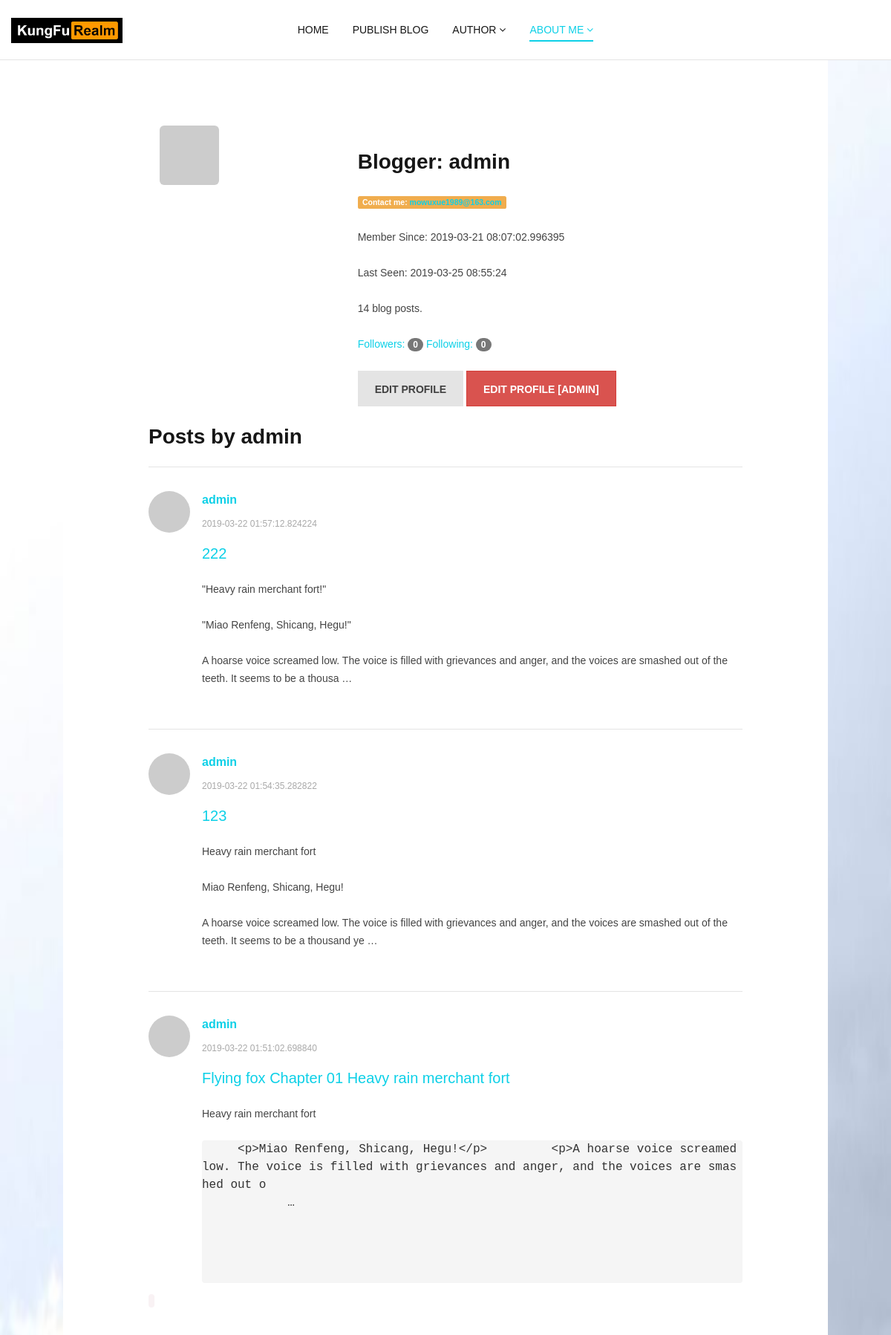
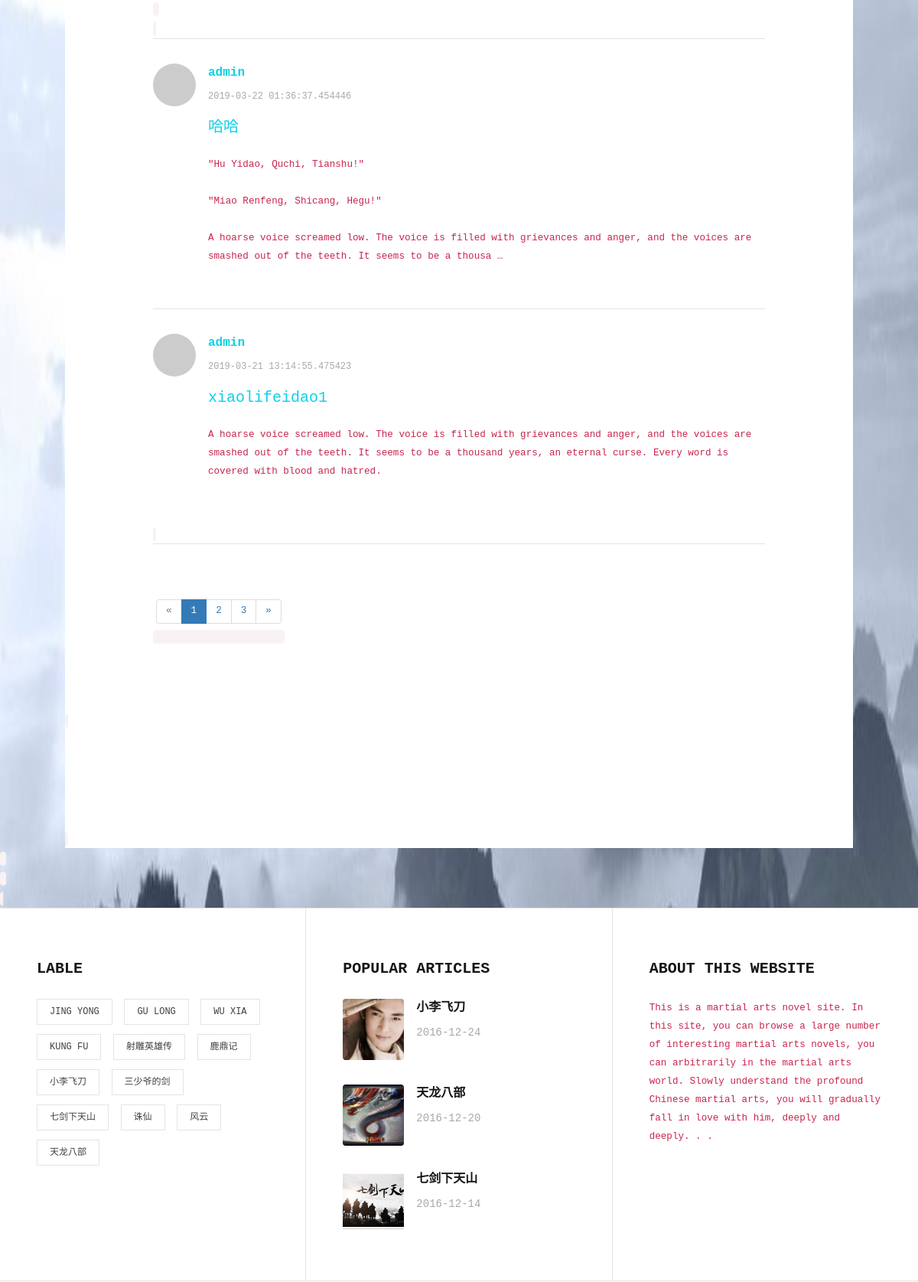
/profile/admin (signed in, upper part), run on the app's committed database (2 pictures, top to bottom).
### app/models.py (models this page shows, shortened)
class User(UserMixin, db.Model):
    __tablename__ = 'users'
    __searchable__ = ['username']
    id = db.Column(db.Integer, primary_key=True)
    email = db.Column(db.String(128), unique=True, index=True)
    username = db.Column(db.String(64), unique=True, index=True)
    role_id = db.Column(db.Integer, db.ForeignKey('roles.id'))
    password_hash = db.Column(db.String(128))
    confirmed = db.Column(db.Boolean, default=False)
    name = db.Column(db.String(64))
    location = db.Column(db.String(64))
    about_me = db.Column(db.Text())
    member_since = db.Column(db.DateTime(), default=datetime.utcnow)
    last_seen = db.Column(db.DateTime(), default=datetime.utcnow)
    avatar_hash = db.Column(db.String(32))
    posts = db.relationship('Post', backref='author', lazy='dynamic')
    user_avatar = db.Column(db.String(128), default=None)
    diy_avatar = db.Column(db.Text)
    followed = db.relationship('Follow', foreign_keys=[Follow.follower_id], backref=db.backref('follower', lazy='joined'),
                               lazy='dynamic', cascade='all, delete-orphan')
    followers = db.relationship('Follow', foreign_keys=[Follow.followed_id], backref=db.backref('followed', lazy='joined'),
                               lazy='dynamic', cascade='all, delete-orphan')
    comments = db.relationship('Comment', backref='author', lazy='dynamic')
    @property
    def password(self):
        raise AttributeError('password is not a readable attribute')
    def can(self, permissions):
        return self.role is not None and (self.role.permissions & permissions) == permissions
    def is_administrator(self):
        return self.can(Permission.ADMINISTER)
    def ping(self):
        self.last_seen = datetime.utcnow()
        db.session.add(self)
        db.session.commit()
    def gravatar(self, size=100, default='identicon', rating='g'):
        if request.is_secure:
            url = 'https://secure.gravatar.com/avatar'
        else:
            url = 'http://www.gravatar.com/avatar'
        hash = self.avatar_hash or hashlib.md5(self.email.encode('utf-8')).hexdigest()
        return '{url}/{hash}?s={size}&d={default}&r={rating}'.format(url=url, hash=hash,size=size,default=default,rating=rating)

class Post(db.Model):
    __tablename__ = 'posts'
    id = db.Column(db.Integer, primary_key=True)
    postname = db.Column(db.String(128))
    body = db.Column(db.Text)
    body_html = db.Column(db.Text)
    timestamp = db.Column(db.DateTime, index=True, default=datetime.utcnow)
    author_id = db.Column(db.Integer, db.ForeignKey('users.id'))
    readtimes = db.Column(db.Integer, default=1)
    comments = db.relationship('Comment', backref='post', lazy='dynamic')
    picture = db.Column(db.Text)
    original = db.Column(db.Text)
    tag = db.Column(db.Text)
    __searchable__ = ['body', 'original']

### app/main/views.py (the view)
@main.route('/profile/<username>')
@login_required
def profile(username):
    user = User.query.filter_by(username=username).first()
    if user is None:
        abort(404)
    page = request.args.get('page', 1, type=int)
    pagination = user.posts.order_by(Post.timestamp.desc()).paginate(page,
                                                                per_page=current_app.config['FLASKY_POSTS_PER_PAGE'],
                                                                     error_out=False)
    posts = pagination.items
    last = user.last_seen.strftime('%Y-%m-%d %H:%M:%S')
    return render_template('profile.html', user=user, posts=posts, pagination=pagination, last=last)

### app/api/views.py (called while the page is built)
@api.before_app_request
def checkmobile():
    MB = False
    if checkMobile(request):
        MB = True

### app/auth/views.py (called while the page is built)
@auth.before_app_request
def before_request():
    if current_user.is_authenticated:
        current_user.ping()
        if not current_user.confirmed and request.endpoint and request.endpoint[:5] != 'auth.' \
                and request.endpoint != 'static':
            return redirect(url_for('auth.unconfirmed'))

### app/main/__init__.py (called while the page is built)
@main.app_context_processor
def inject_permissions():
    return dict(Permission=Permission)

### app/models.py (called while the page is built)
@login_manager.user_loader
def load_user(user_id):
    return User.query.get(int(user_id))

### app/templates/profile.html (shortened to what this page needs)
{% extends 'base.html' %}
{% import "_macros.html" as macros %}
{% block header %}
<header class="site-header fixed" id="main-navbar">
  <div class="outer-container">
    <div class="container-fluid">
      <div class="col-md-2 col-xs-8 logo-wrap">
        <a href="#" class="custom-logo-link">
            <img width="150" height="300" src="/static/logo/logo2.png" alt="" />
        </a>
      </div>
      <div class="col-md-8 hidden-sm hidden-xs">
        <span class="line"></span>
        <nav class="main-menu" id="main-menu">
          <ul id="menu-main-menu" class="menu">
            <li><a href="/">Home</a></li>
        {% if current_user.is_administrator() %}
        <li><a href="{{ url_for('main.publish_blog') }}">Publish Blog</a></li>
        {% endif %}
            <li class="menu-item-has-children"><a href="#">Author</a>
            </li>
           {% if current_user.is_authenticated %}
            <li class="menu-item-has-children current-menu-item"><a href="#">About Me</a>
             </li>
              {% else %}
            <li><a href="{{ url_for('auth.login') }}">Login</a></li>
              {% endif %}
          </ul>
        </nav>
      </div>
    </div>
  </div>
</header>
{% endblock %}
{% block content %}
    <br>
<div class="comment-wrap" id="comments">
<div>
<div class="col-md-4 widget-wrap">
  {% if not current_user.user_avatar %}
  <img class="img-rounded profile-thumbnail" src="{{ user.gravatar(size=152) }}">
  {% endif %}
</div>
<div class="col-md-8 widget-wrap">
    <h3>Blogger: {{ user.username }}</h3>
    {% if current_user.is_administrator() %}
    <p><span class="label label-warning">Contact me: <a href="mailto:{{ user.email }}">{{ user.email }}</a></span></p>
    {% endif %}
    <p>Member Since: {{ user.member_since }}</p>
    <p>Last Seen: {{ last }}</p>
    <p>{{ user.posts.count() }} blog posts.</p>
    <p>
       <a href="{{ url_for('.followers', username=user.username) }}">Followers: <span class="badge">{{ user.followers.count() }}</span> </a>
       <a href="{{ url_for('.followed_by', username=user.username) }}">Following: <span class="badge">{{ user.followed.count() }}</span> </a>
     </p>
    <p>
    {% if user == current_user %}
    <a class="btn btn-default" href="{{ url_for('.edit_profile') }}">Edit Profile</a>
    {% endif %}
    {% if current_user.is_administrator() %}
    <a class="btn btn-danger" href="{{ url_for('.edit_profile_admin', id=user.id) }}">
    Edit Profile [Admin]
    </a>
{% endif %}
   </p>
</div>
</div>
{% if posts %}
<h3>Posts by {{ user.username }}</h3>
          <ol>
            {% for post in posts %}
              <li id="comment-4" class="comment-entry" >
              <article class="comment depth-1">
                <header>
                  <a href='{{ url_for('.profile', username=post.author.username) }}' target="_blank" class="pull-left">
                    <img alt='' src='{{ post.author.gravatar(size=40) }}' class='avatar' height='50' width='50' />
                  </a>
                  <div class="comment-details clearfix">
                    <div class="commenter-name">
                      <a href='{{ url_for('.profile', username=post.author.username) }}' target="_blank">{{ post.author.username }}</a>
                    </div>
                    <span class="commenter-meta">{{ post.timestamp }}</span>
                  </div>
                </header>
                <div class="comment-body">
                <p style="font-size: 20px"><a href="{{ url_for('.post', id=post.id)}}">{{ post.postname}}</a></p>
                  <p>
            {% if post.body_html %}
               {{ post.body_html[:222] | safe }}
            {% else %}
               {{ post.body[:222] }}
            {% endif %}&#8230;
                  </p>
                </div>
              </article>
            </li>
              {% endfor %}
          </ol>
{% if pagination %}
<div class="pagination">
  {{ macros.pagination_widget(pagination, '.profile', username=user.username) }}
</div>
{% endif %}
{% endif %}
</div>
{% endblock %}

### app/static/css/style.css (style rules this page uses)
body { font-family: "Microsoft YaHei", Helvetica, Arial, FreeSans, Arimo, "Droid Sans", "wenquanyi micro hei", "Hiragino Sans GB", "Hiragino Sans GB W3", "FontAwesome", sans-serif; font-weight: normal; font-size: 14px; line-height: 24px; color: #404040; position: relative; }
body.has-fixed-navbar { margin-top: 81px; }
h1, h2, h3, h4, h5, h6, .h1, .h2, .h3, .h4, .h5, .h6 { color: #161616; font-weight: 700; }
h3, .h3 { font-size: 2.8rem; line-height: 1.2em; margin: 32px 0px 24px; }
img { max-width: 100%; height: auto; }
a { color: #0dd0e7; -webkit-transition: all 0.2s; -moz-transition: all 0.2s; -ms-transition: all 0.2s; -o-transition: all 0.2s; transition: all 0.2s; }
p { margin: 0px 0px 24px; }
.btn, input[type=submit] { font-size: 14px; font-weight: bold; text-transform: uppercase; -webkit-border-radius: 0; -moz-border-radius: 0; border-radius: 0; height: 48px; line-height: 48px; padding: 0px 22px; -webkit-transition: all 0.2s; -moz-transition: all 0.2s; -ms-transition: all 0.2s; -o-transition: all 0.2s; transition: all 0.2s; }
.btn-default { border-color: #e4e4e4; background-color: #e4e4e4; color: #404040; }
pre { font-size: 1.6rem; line-height: 2.4rem; padding: 0; border: none; }
.outer-container { max-width: 1500px; margin: 0 auto; }
.site-header { background: #ffffff; border-bottom: 1px solid #e4e4e4; position: relative; z-index: 9; }
.site-header .container-fluid { padding-left: 0; padding-right: 0; }
.site-header.fixed { position: fixed; width: 100%; top: 0; z-index: 999; }
.logo-wrap { padding-top: 15px; padding-bottom: 15px; }
.logo-wrap .custom-logo-link { line-height: 5rem; }
.logo-wrap .custom-logo-link img { max-height: 50px; }
.main-menu ul { list-style: none; padding: 0; margin: 0; text-transform: uppercase; font-size: 0px; text-align: center; }
.main-menu ul > li { font-size: 1.4rem; display: inline-block; margin: 0px; padding: 24px 16px; position: relative; }
.main-menu ul > li a { color: #161616; display: block; line-height: 32px; position: relative; -webkit-transition: all 0.2s; -moz-transition: all 0.2s; -ms-transition: all 0.2s; -o-transition: all 0.2s; transition: all 0.2s; }
.main-menu ul > li.menu-item-has-children > a:after { content: "\f107"; font-family: FontAwesome; margin-left: 4px; }
.main-menu ul > li.current-menu-item > a { color: #0dd0e7; }
.line { display: block; height: 2px; background: #0dd0e7; position: absolute; width: 0px; bottom: 24px; text-align: center; -webkit-transition: all 0.3s; -moz-transition: all 0.3s; -ms-transition: all 0.3s; -o-transition: all 0.3s; transition: all 0.3s; }
.mobile-menu ul { list-style: none; padding: 0; margin: 0; }
.mobile-menu ul > li { font-size: 14px; line-height: 48px; text-transform: uppercase; position: relative; }
.mobile-menu ul > li a { padding: 0px 16px; display: block; color: #404040; border-bottom: 1px solid #e4e4e4; -webkit-transition: all 0.2s; -moz-transition: all 0.2s; -ms-transition: all 0.2s; -o-transition: all 0.2s; transition: all 0.2s; }
.mobile-menu ul > li.current-menu-item > a { color: #0dd0e7; }
.comment-wrap { max-width: 800px; margin: 0 auto; margin-top: 64px; margin-bottom: 64px; }
.comment-wrap > ol { padding: 0; margin: 0px 0px 32px; border-bottom: 1px solid #e4e4e4; }
.comment-wrap > ol .comment-entry { list-style: none; }
.comment-wrap > ol li article { padding: 32px 0; border-top: 1px solid #e4e4e4; }
.comment-wrap > ol li header { position: relative; }
.comment-wrap > ol li header .avatar { -webkit-border-radius: 50%; -moz-border-radius: 50%; border-radius: 50%; width: 56px; height: 56px; }
.comment-wrap > ol li header .comment-details { margin-left: 72px; }
.comment-wrap > ol li header .comment-details .commenter-name { font-weight: 700; font-size: 16px; margin-bottom: 7px; }
.comment-wrap > ol li header .comment-details .commenter-meta { color: #a9a9a9; font-size: 12px; }
.comment-wrap > ol li .comment-body { margin-left: 72px; margin-top: 16px; line-height: 24px; }

### data on the page
User: username "admin", email "mowuxue1989@163.com", member_since "2019-03-21 08:07:02.996395"
Post: author.username "admin", timestamp "2019-03-22 01:57:12.824224", postname "222", body_html "\"Heavy rain merchant fort!\" \"Miao Renfeng, Shicang, Hegu!\" A hoarse voice screamed low. The voice is filled with grievances and anger, and the voices are smashed out of the teeth. It seems to be a thousa"
Post: author.username "admin", timestamp "2019-03-22 01:54:35.282822", postname "123", body_html "Heavy rain merchant fort Miao Renfeng, Shicang, Hegu! A hoarse voice screamed low. The voice is filled with grievances and anger, and the voices are smashed out of the teeth. It seems to be a thousand ye"
Post: author.username "admin", timestamp "2019-03-22 01:51:02.698840", postname "Flying fox Chapter 01 Heavy rain merchant fort", body_html "Heavy rain merchant fort < p > Miao Renfeng, Shicang, Hegu! </ p > < p > A hoarse voice screamed low. The voice is filled with grievances and anger, and the voices are smashed out o ……"
Post: author.username "admin", timestamp "2019-03-22 01:36:37.454446", postname "哈哈", body_html "\"Hu Yidao, Quchi, Tianshu!\" \"Miao Renfeng, Shicang, Hegu!\" A hoarse voice screamed low. The voice is filled with grievances and anger, and the voices are smashed out of the teeth. It seems to be a thousa"
Post: author.username "admin", timestamp "2019-03-21 13:14:55.475423", postname "xiaolifeidao1", body_html "A hoarse voice screamed low. The voice is filled with grievances and anger, and the voices are smashed out of the teeth. It seems to be a thousand years, an eternal curse. Every word is covered with blood and hatred."

### other printed values
{{ last }} "2019-03-25 08:55:24"
{{ user.posts.count() }} "14"
{{ user.followers.count() }} "0"
{{ user.followed.count() }} "0"
{{ p }} "1"
{{ p }} "2" "3"
